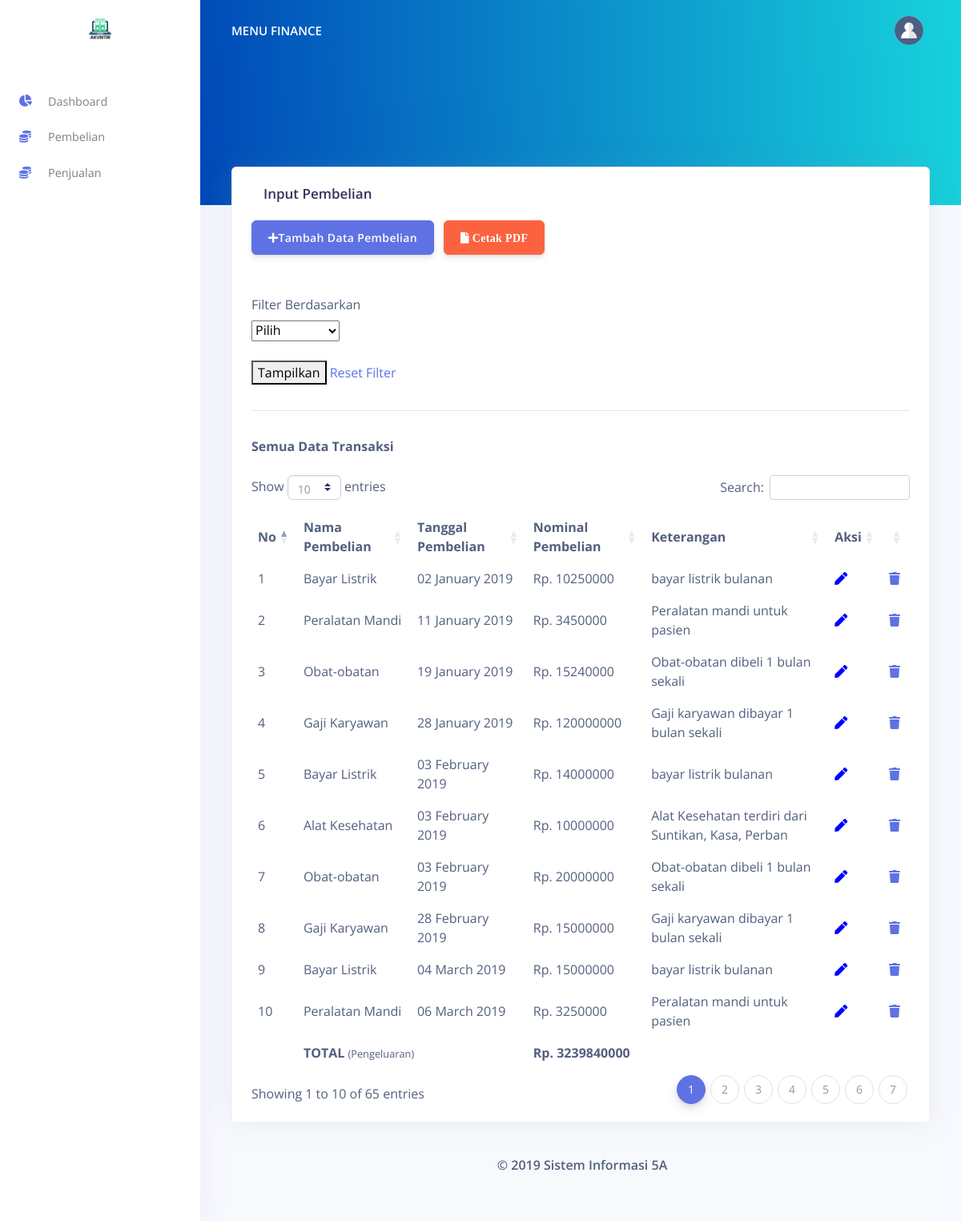
Screenshot of /index.php/kasir/transaksi with the database file from the repository.
### tables this page shows
CREATE TABLE `tb_transaksi` (
  `transaksi_id` int(50) NOT NULL,
  `nama_transaksi` varchar(100) NOT NULL,
  `tgl_transaksi` date NOT NULL,
  `nominal_transaksi` int(100) NOT NULL,
  `keterangan` varchar(100) NOT NULL
);

### application/controllers/kasir/Transaksi.php (called while the page is built, shortened)
<?php
class Transaksi extends CI_Controller {
    public function __construct()
    {
        $this->load->helper('url');
        $this->load->model("Transaksi_model");
        $this->load->library('form_validation');
    }
public function index(){
    $data["transaksi"] = $this->Transaksi_model->tampil_data()->result();
$data['total_pembelian'] = $this->Transaksi_model->hitungJumlah();
     if(isset($_GET['filter']) && ! empty($_GET['filter'])){
            $filter = $_GET['filter'];
            if($filter == '1'){
                $tgl_transaksi = $_GET['tanggal'];
                $ket = 'Data Transaksi Tanggal '.date('d-m-y', strtotime($tgl_transaksi));
                $url_cetak = 'kasir/transaksi/cetak?filter=1&tahun='.$tgl_transaksi;
                $transaksi = $this->Transaksi_model->view_by_date($tgl_transaksi);
            }else if($filter == '2'){
                $bulan = $_GET['bulan'];
                $tahun = $_GET['tahun'];
                $nama_bulan = array('', 'Januari','Februari','Maret','April','Mei','Juni','Juli','Agustus','September','Oktober','November','Desember');
                $ket = 'Data Transaksi Bulan '.$nama_bulan[$bulan].' '.$tahun;
                $url_cetak = 'kasir/transaksi/cetak?filter=2&bulan='.$bulan.'&tahun='.$tahun;
                $transaksi = $this->Transaksi_model->view_by_month($bulan, $tahun);
            }else{
                $tahun = $_GET['tahun'];
                $ket = 'Data Transaksi Tahun '.$tahun;
                $url_cetak = 'kasir/transaksi/cetak?filter=3&tahun='.$tahun;
                $transaksi = $this->Transaksi_model->view_by_year($tahun);
            }
        }else{
            $ket = 'Semua Data Transaksi';
            $url_cetak = 'kasir/transaksi/cetak';
            $transaksi = $this->Transaksi_model->view_all();
        }
    $data['ket'] = $ket;
    $data['url_cetak'] = base_url('index.php/'.$url_cetak);
    $data['transaksi'] = $transaksi;
        $data['option_tahun'] = $this->Transaksi_model->option_tahun();
    $this->load->view("template_kasir/header.php");
    $this->load->view("kasir/transaksi.php", $data);
    $this->load->view("template_kasir/footer.php");
}
}

### index.php (called while the page is built, shortened)
<?php
require_once BASEPATH.'core/CodeIgniter.php';

### application/models/Transaksi_model.php (called while the page is built, shortened)
<?php
class Transaksi_model extends CI_Model
{
  public function view_all(){
    return $this->db->get('tb_transaksi')->result();
  }
    public function option_tahun(){
        $this->db->select('YEAR(tgl_transaksi) AS tahun');
        $this->db->from('tb_transaksi');
        $this->db->order_by('YEAR(tgl_transaksi)');
        $this->db->group_by('YEAR(tgl_transaksi)');
        return $this->db->get()->result();
    }
public function hitungJumlah()
{
   $this->db->select_sum('nominal_transaksi');
   $query = $this->db->get('tb_transaksi');
   if($query->num_rows()>0)
   {
     return $query->row()->nominal_transaksi;
   }
   else
   {
     return 0;
   }
}
}

### application/views/kasir/transaksi.php (the view, shortened to what this page needs)
 <div class="main-content">
    <nav class="navbar navbar-top navbar-expand-md navbar-dark" id="navbar-main">
      <div class="container-fluid">
        <a class="h4 mb-0 text-white text-uppercase d-none d-lg-inline-block" href="./index.html">Menu Finance</a>
        <ul class="navbar-nav align-items-center d-none d-md-flex">
          <li class="nav-item dropdown">
            <a class="nav-link pr-0" href="#" role="button" data-toggle="dropdown" aria-haspopup="true" aria-expanded="false">
              <div class="media align-items-center">
                <span class="avatar avatar-sm rounded-circle">
                  <img alt="Image placeholder" src="<?= base_url('asset/images/theme/team-4-800x800.jpg') ?>">
                </span>
              </div>
            </a>
          </li>
        </ul>
      </div>
    </nav>
    <div class="header bg-gradient-primary pb-8 pt-5 pt-md-8">
    </div>
    <div class="container-fluid mt--7">
      <div class="row mt-5">
        <div class="col mb-5 mb-xl-0">
          <div class="card shadow">
            <div class="card-header border-0">
                <div class="col">
                  <h3 class="mb-0">Input Pembelian</h3>
                </div>
                <button class="btn btn-primary" data-toggle="modal" data-target="#exampleModal" onClick="refresh()" style="margin-bottom: 50px; margin-top: 20px">
                  <i class="fa fa-plus"></i>Tambah Data Pembelian</button>
                    <a class="btn btn-warning" href="<?php echo $url_cetak; ?>" style="margin-bottom: 50px; margin-top: 20px" ><i class="fa fa-file"> Cetak PDF</i></a>
<form method="get" action="">
        <label>Filter Berdasarkan</label><br>
        <select name="filter" id="filter">
            <option value="">Pilih</option>
        </select>
        <br /><br />
        <button type="submit">Tampilkan</button>
        <a href="<?= base_url("index.php/kasir/transaksi"); ?>">Reset Filter</a>
    </form>
    <hr />
    <b><?php echo $ket; ?></b><br /><br />
  <table id="myTable"  align="center">
  <thead>
    <tr>
    <th scope="col">No</th>
      <th scope="col">Nama Pembelian</th>
      <th scope="col">Tanggal Pembelian</th>
      <th scope="col">Nominal Pembelian</th>
      <th scope="col" >Keterangan</th>
      <th scope="col">Aksi</th>
      <th></th>
    </tr>
  </thead>
  <tbody>
  <?php
  $no = 1;
  foreach ($transaksi as $trs) :
  ?>
  <tr>
      <td><?php echo $no++ ?></td>
      <td><?php echo $trs->nama_transaksi ?></td>
      <td><?=date('d F Y', strtotime($trs->tgl_transaksi)); ?></td>
      <td>Rp. <?php echo $trs->nominal_transaksi ?></td>
      <td ><?php echo $trs->keterangan ?></td>
      <td style="cursor: pointer;" onClick="select_data_pembelian(
        '<?=$trs->transaksi_id ?>',
        '<?=$trs->nama_transaksi ?>',
        '<?=$trs->tgl_transaksi ?>',
        '<?=$trs->nominal_transaksi ?>',
        '<?=$trs->keterangan ?>'
      )" data-toggle="modal" data-target="#exampleModal"><i class="fa fa-pen" style="color:blue"></i></td>
      <td><a href="<?php echo base_url("index.php/kasir/Transaksi/hapus/".$trs->transaksi_id)?>"><i class="fa fa-trash"></i></a></td>
    </tr>
    <?php endforeach ;?>
    <thead>
    <tr>
       <th scope="col"></th>
      <th colspan="2" scope="col">TOTAL <small>(Pengeluaran)</small></th>
      <td ><strong>Rp. <?php echo $total_pembelian ?></strong></td>
      <th scope="col"></th>
        <th scope="col"></th>
          <th scope="col"></th>
    </tr>
  </thead>
  </tbody>
</table>
      </div>
    </div>
</body>
</html>

### application/views/template_kasir/header.php (style rules this page uses)
table { border-collapse: collapse; width: 100%; }
th, td { text-align: left; padding: 8px; }
tr:nth-child(even) { background-color: #f2f2f2; }

### rows the page displays
tb_transaksi: nama_transaksi "Bayar Listrik", tgl_transaksi "02 January 2019", nominal_transaksi "10250000", keterangan "bayar listrik bulanan"
tb_transaksi: nama_transaksi "Peralatan Mandi", tgl_transaksi "11 January 2019", nominal_transaksi "3450000", keterangan "Peralatan mandi untuk pasien"
tb_transaksi: nama_transaksi "Obat-obatan", tgl_transaksi "19 January 2019", nominal_transaksi "15240000", keterangan "Obat-obatan dibeli 1 bulan sekali"
tb_transaksi: nama_transaksi "Gaji Karyawan", tgl_transaksi "28 January 2019", nominal_transaksi "120000000", keterangan "Gaji karyawan dibayar 1 bulan sekali"
tb_transaksi: nama_transaksi "Bayar Listrik", tgl_transaksi "03 February 2019", nominal_transaksi "14000000", keterangan "bayar listrik bulanan"
tb_transaksi: nama_transaksi "Alat Kesehatan", tgl_transaksi "03 February 2019", nominal_transaksi "10000000", keterangan "Alat Kesehatan terdiri dari Suntikan, Kasa, Perban"
tb_transaksi: nama_transaksi "Obat-obatan", tgl_transaksi "03 February 2019", nominal_transaksi "20000000", keterangan "Obat-obatan dibeli 1 bulan sekali"
tb_transaksi: nama_transaksi "Gaji Karyawan", tgl_transaksi "28 February 2019", nominal_transaksi "15000000", keterangan "Gaji karyawan dibayar 1 bulan sekali"
tb_transaksi: nama_transaksi "Bayar Listrik", tgl_transaksi "04 March 2019", nominal_transaksi "15000000", keterangan "bayar listrik bulanan"
tb_transaksi: nama_transaksi "Peralatan Mandi", tgl_transaksi "06 March 2019", nominal_transaksi "3250000", keterangan "Peralatan mandi untuk pasien"

### other values shown
$ket "Semua Data Transaksi"
$total_pembelian "3239840000"
